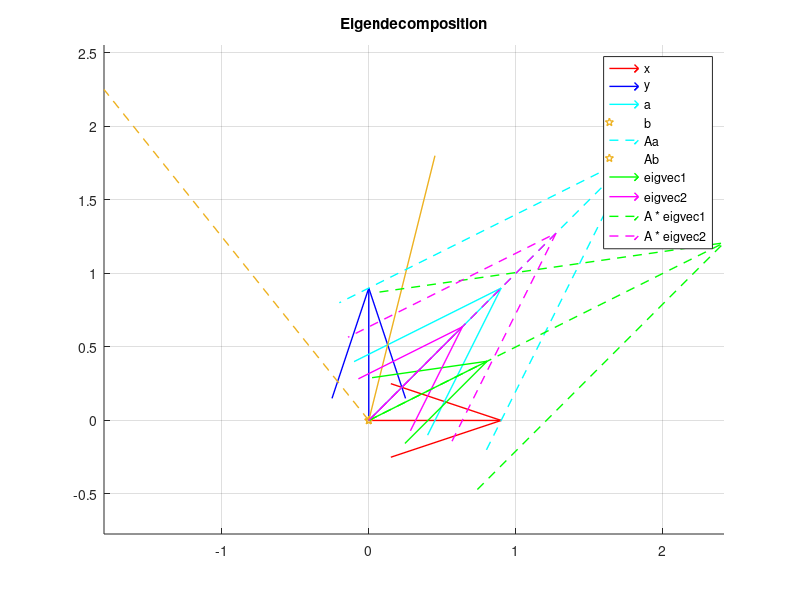

The MATLAB script that drew this image:
%% Clear etc
clear all;
close all;
clc;

%% Define a square matrix and take its eigendecomposition.
A = [4, -2; 
     1, 1];

[V, D] = eig(A);

eigenvalues = diag(D);

eig_1 = V(:,1);
eig_2 = V(:,2);

%% Define a couple of vectors.
a = [1; 1];
b = [0.5; 2];

%% Plot.
figure;
hold on;
grid on;
axis equal;

% Basis vectors
quiver(0, 0, 1, 0, 'r', 'LineWidth', 1, 'MaxHeadSize', 0.5);
quiver(0, 0, 0, 1, 'b', 'LineWidth', 1, 'MaxHeadSize', 0.5);

% Vectors a and b
quiver(0, 0, a(1), a(2), 'c', 'LineWidth', 1, 'MaxHeadSize', 0.5);
quiver(0, 0, b(1), b(2), 'p', 'LineWidth', 1, 'MaxHeadSize', 0.5);

a_trans = A * a;
b_trans = A * b;

quiver(0, 0, a_trans(1), a_trans(2), '--c', 'LineWidth', 1, 'MaxHeadSize', 0.5);
quiver(0, 0, b_trans(1), b_trans(2), '--p', 'LineWidth', 1, 'MaxHeadSize', 0.5);

% Eigenvectors
quiver(0, 0, eig_1(1), eig_1(2), 'g', 'LineWidth', 1, 'MaxHeadSize', 0.5);
quiver(0, 0, eig_2(1), eig_2(2), 'm', 'LineWidth', 1, 'MaxHeadSize', 0.5);

% Transformed eigenvectors by A
eig_1_trans = A * eig_1;
eig_2_trans = A * eig_2;

quiver(0, 0, eig_1_trans(1), eig_1_trans(2), ...
    '--g', 'LineWidth', 1, 'MaxHeadSize', 0.5);
quiver(0, 0, eig_2_trans(1), eig_2_trans(2), ...
    '--m', 'LineWidth', 1, 'MaxHeadSize', 0.5);

% Title etc
title('Eigendecomposition');
legend('x', 'y', 'a', 'b', 'Aa', 'Ab','eigvec1', 'eigvec2', ...
       'A * eigvec1', 'A * eigvec2');
hold off;